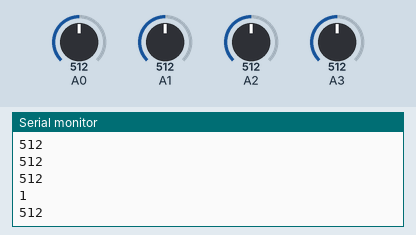
A sketch run on a simulated Arduino Uno, built with avr-gcc and run on an emulated ATmega328P. Shown: the last lines printed to the serial monitor. The inputs (shaded band) are chosen by the test bench; at power-on: A0 = 512, A1 = 512, A2 = 512, A3 = 512.

Above: at 6.8 s.
6.9 s: A0 set to 716
At 8.7 s:
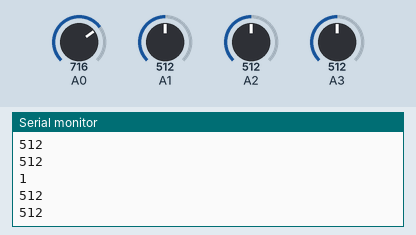
13.6 s: A1 set to 306
At 13.6 s:
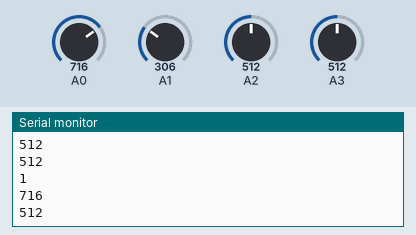
20.3 s: A2 set to 290
At 21.5 s:
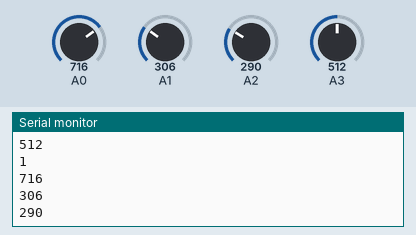
27.0 s: A2 set to 310
At 28.2 s:
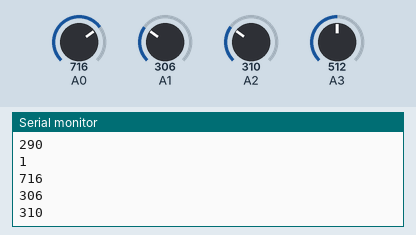
33.7 s: A0 set to 910
At 35.4 s:
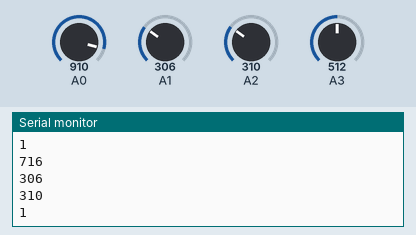
40.4 s: A1 set to 30
At 42.4 s:
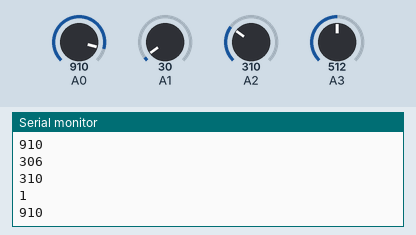
Timing chart, 0 to 43.9 s (numbered marks = the images above; inputs shaded):
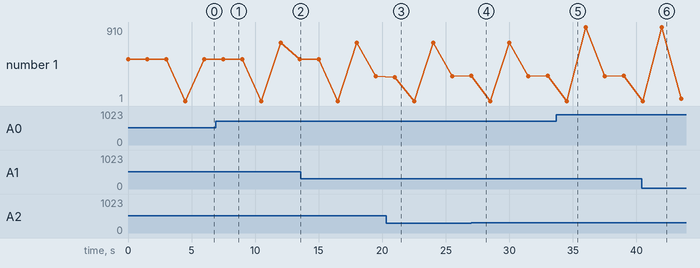

The sketch:

arduino_code2.ino
```cpp
void setup()
{
  Serial.begin(9600);
}
void loop()
{
      int output[4];
      int valve_pin1;
      int h1,h2,h3,h4;
//for valve1
for(int i=0;i<4;)
{
      h1=analogRead(A0);

      {
        if(h1<300)
        {
          Serial.println(h1);
          output[i]=1;
          delay(1500);
        }
        else
        {
           Serial.println(h1);
           output[i]=0;
           delay(1500);
        }
      }
      i++;
      h2=analogRead(A1);
      {
        if(h2<300)
        {
          Serial.println(h2);
          output[i]=1;
          delay(1500);
        }
        else
        {
           Serial.println(h2);
           output[i]=0;
           delay(1500);
        }
      }
      i++;
      h3=analogRead(A2);
      {
        if(h3>900)
        {
          Serial.println(h3);
          output[i]=1;
          delay(1500);
        }
        else
        {
           Serial.println(h3);
           output[i]=0;
           delay(1500);
        }
      }
      i++;
      h4=analogRead(A3);
      {
        if(h4>900)
        {
          Serial.println("1");
          output[i]=1;
          delay(1500);
        }
        else
        {
           Serial.println("1");
           output[i]=0;
           delay(1500);
        }
      }
}
if((output[0]&&output[1]&&output[2]) ||  (output[1]&&output[2]&&output[3]) || (output[2]&&output[3]&&output[0]) || (output[3]&&output[0]&&output[1]))
   {
       digitalWrite(valve_pin1,HIGH);
   }

}
```

Measured:
- after the input at 20.3 s, the serial monitor: prints a new line after 0.70 s (image 3)
- after the input at 27.0 s, the serial monitor: prints a new line at once (image 4)
- plotted number 1: 512 → 306 after the input at 13.6 s, 306 → 310 after the input at 27.0 s
